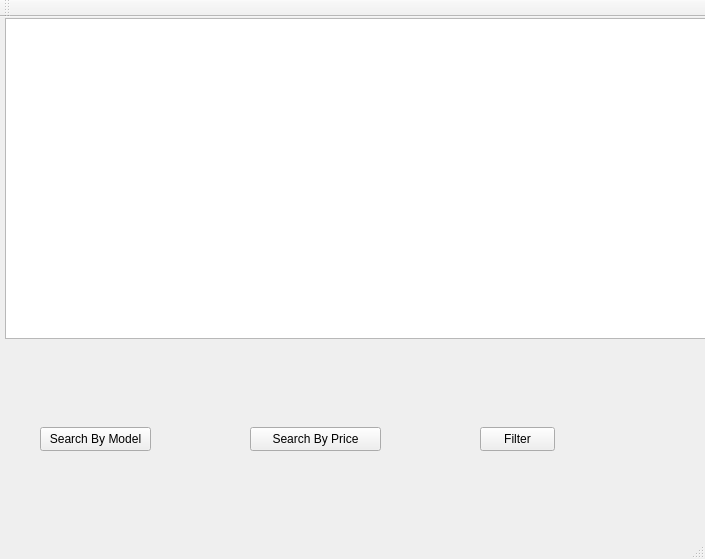
<?xml version="1.0" encoding="UTF-8"?>
<ui version="4.0">
 <class>randomlistguiClass</class>
 <widget class="QMainWindow" name="randomlistguiClass">
  <property name="geometry">
   <rect>
    <x>0</x>
    <y>0</y>
    <width>705</width>
    <height>559</height>
   </rect>
  </property>
  <property name="windowTitle">
   <string>randomlistgui</string>
  </property>
  <widget class="QWidget" name="centralWidget">
   <widget class="QListWidget" name="randomlist">
    <property name="geometry">
     <rect>
      <x>5</x>
      <y>1</y>
      <width>701</width>
      <height>321</height>
     </rect>
    </property>
    <property name="maximumSize">
     <size>
      <width>701</width>
      <height>321</height>
     </size>
    </property>
   </widget>
   <widget class="QPushButton" name="searchmodelbutton">
    <property name="geometry">
     <rect>
      <x>40</x>
      <y>410</y>
      <width>111</width>
      <height>24</height>
     </rect>
    </property>
    <property name="text">
     <string>Search By Model</string>
    </property>
   </widget>
   <widget class="QPushButton" name="filterbutton">
    <property name="geometry">
     <rect>
      <x>480</x>
      <y>410</y>
      <width>75</width>
      <height>24</height>
     </rect>
    </property>
    <property name="text">
     <string>Filter</string>
    </property>
   </widget>
   <widget class="QPushButton" name="searchpricebutton">
    <property name="geometry">
     <rect>
      <x>250</x>
      <y>410</y>
      <width>131</width>
      <height>24</height>
     </rect>
    </property>
    <property name="text">
     <string>Search By Price</string>
    </property>
   </widget>
  </widget>
  <widget class="QMenuBar" name="menuBar">
   <property name="geometry">
    <rect>
     <x>0</x>
     <y>0</y>
     <width>705</width>
     <height>22</height>
    </rect>
   </property>
  </widget>
  <widget class="QToolBar" name="mainToolBar">
   <attribute name="toolBarArea">
    <enum>TopToolBarArea</enum>
   </attribute>
   <attribute name="toolBarBreak">
    <bool>false</bool>
   </attribute>
  </widget>
  <widget class="QStatusBar" name="statusBar"/>
 </widget>
 <layoutdefault spacing="6" margin="11"/>
 <resources/>
 <connections/>
</ui>
